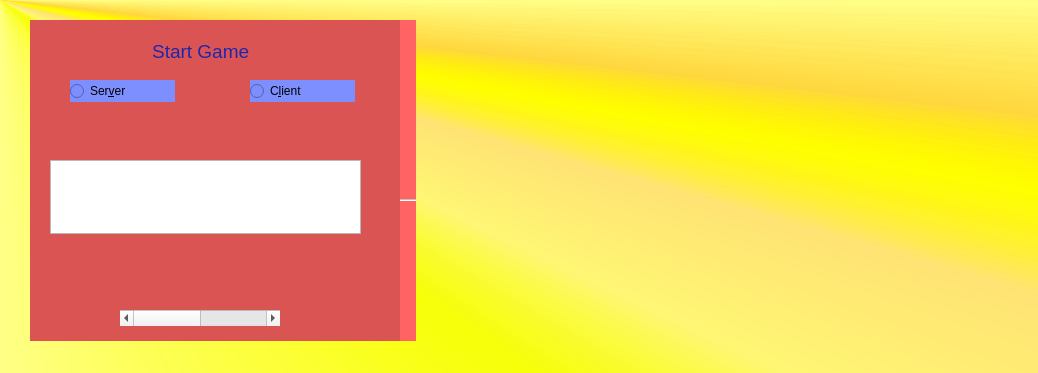
<?xml version="1.0" encoding="UTF-8"?>
<ui version="4.0">
 <class>Widget</class>
 <widget class="QWidget" name="Widget">
  <property name="geometry">
   <rect>
    <x>0</x>
    <y>0</y>
    <width>1038</width>
    <height>373</height>
   </rect>
  </property>
  <property name="sizeIncrement">
   <size>
    <width>0</width>
    <height>0</height>
   </size>
  </property>
  <property name="contextMenuPolicy">
   <enum>Qt::ActionsContextMenu</enum>
  </property>
  <property name="windowTitle">
   <string>Widget</string>
  </property>
  <property name="statusTip">
   <string/>
  </property>
  <property name="autoFillBackground">
   <bool>false</bool>
  </property>
  <property name="styleSheet">
   <string notr="true">#Widget {
background-color:qconicalgradient(cx:0, cy:0, angle:135, stop:0 rgba(255, 255, 0, 69), stop:0.375 rgba(255, 255, 0, 69), stop:0.423533 rgba(251, 255, 0, 145), stop:0.45 rgba(247, 255, 0, 208), stop:0.477581 rgba(255, 244, 71, 130), stop:0.518717 rgba(255, 218, 71, 130), stop:0.55 rgba(255, 255, 0, 255), stop:0.57754 rgba(255, 203, 0, 130), stop:0.625 rgba(255, 255, 0, 69), stop:1 rgba(255, 255, 0, 69));
border-image:rgb(44, 37, 255);
border : rgb(44, 37, 255);
background-repeat: rgb(44, 37, 255);
}</string>
  </property>
  <widget class="QFrame" name="Menu">
   <property name="enabled">
    <bool>true</bool>
   </property>
   <property name="geometry">
    <rect>
     <x>30</x>
     <y>20</y>
     <width>371</width>
     <height>321</height>
    </rect>
   </property>
   <property name="styleSheet">
    <string notr="true">#Menu{
background-color:rgb(218, 84, 84);
border-image:rgb(44, 37, 255);
border : rgb(0, 0, 0);
background-repeat: rgb(44, 37, 255);
}</string>
   </property>
   <property name="frameShape">
    <enum>QFrame::StyledPanel</enum>
   </property>
   <property name="frameShadow">
    <enum>QFrame::Raised</enum>
   </property>
   <widget class="QRadioButton" name="radioserver">
    <property name="geometry">
     <rect>
      <x>40</x>
      <y>60</y>
      <width>105</width>
      <height>22</height>
     </rect>
    </property>
    <property name="styleSheet">
     <string notr="true">#radioserver{
background-color:rgb(125, 142, 255);
border-image:rgb(44, 37, 255);
border : rgb(0, 0, 0);
background-repeat: rgb(44, 37, 255);
}</string>
    </property>
    <property name="text">
     <string>Ser&amp;ver</string>
    </property>
   </widget>
   <widget class="QRadioButton" name="radioclient">
    <property name="geometry">
     <rect>
      <x>220</x>
      <y>60</y>
      <width>105</width>
      <height>22</height>
     </rect>
    </property>
    <property name="styleSheet">
     <string notr="true">#radioclient{
background-color:rgb(125, 142, 255);
border-image:rgb(44, 37, 255);
border : rgb(0, 0, 0);
background-repeat: rgb(44, 37, 255);
}</string>
    </property>
    <property name="text">
     <string>C&amp;lient</string>
    </property>
   </widget>
   <widget class="QTextEdit" name="output">
    <property name="geometry">
     <rect>
      <x>20</x>
      <y>140</y>
      <width>311</width>
      <height>74</height>
     </rect>
    </property>
   </widget>
   <widget class="QScrollBar" name="connectionMode">
    <property name="geometry">
     <rect>
      <x>90</x>
      <y>290</y>
      <width>160</width>
      <height>16</height>
     </rect>
    </property>
    <property name="maximum">
     <number>1</number>
    </property>
    <property name="singleStep">
     <number>1</number>
    </property>
    <property name="pageStep">
     <number>1</number>
    </property>
    <property name="orientation">
     <enum>Qt::Horizontal</enum>
    </property>
   </widget>
   <widget class="QLabel" name="label">
    <property name="geometry">
     <rect>
      <x>80</x>
      <y>20</y>
      <width>201</width>
      <height>20</height>
     </rect>
    </property>
    <property name="text">
     <string>&lt;!DOCTYPE HTML PUBLIC &quot;-//W3C//DTD HTML 4.0//EN&quot; &quot;http://www.w3.org/TR/REC-html40/strict.dtd&quot;&gt;
&lt;html&gt;&lt;head&gt;&lt;meta name=&quot;qrichtext&quot; content=&quot;1&quot; /&gt;&lt;style type=&quot;text/css&quot;&gt;
p, li { white-space: pre-wrap; }
&lt;/style&gt;&lt;/head&gt;&lt;body style=&quot; font-family:'Sans Serif'; font-size:9pt; font-weight:400; font-style:normal;&quot;&gt;
&lt;p style=&quot; margin-top:0px; margin-bottom:0px; margin-left:0px; margin-right:0px; -qt-block-indent:0; text-indent:0px;&quot;&gt;&lt;span style=&quot; font-size:14pt; color:#1f26ad;&quot;&gt;        Start Game&lt;/span&gt;&lt;/p&gt;&lt;/body&gt;&lt;/html&gt;</string>
    </property>
   </widget>
  </widget>
  <widget class="QFrame" name="Client">
   <property name="geometry">
    <rect>
     <x>400</x>
     <y>20</y>
     <width>16</width>
     <height>321</height>
    </rect>
   </property>
   <property name="contextMenuPolicy">
    <enum>Qt::NoContextMenu</enum>
   </property>
   <property name="styleSheet">
    <string notr="true">#Client{
background-color:rgb(255, 99, 99);
border-image:rgb(44, 37, 255);
border : rgb(0, 0, 0);
background-repeat: rgb(44, 37, 255);
}</string>
   </property>
   <property name="frameShape">
    <enum>QFrame::StyledPanel</enum>
   </property>
   <property name="frameShadow">
    <enum>QFrame::Raised</enum>
   </property>
   <widget class="QLabel" name="ClientId">
    <property name="geometry">
     <rect>
      <x>20</x>
      <y>60</y>
      <width>71</width>
      <height>20</height>
     </rect>
    </property>
    <property name="text">
     <string>IP Adresse:</string>
    </property>
   </widget>
   <widget class="QLineEdit" name="ClientIPText">
    <property name="geometry">
     <rect>
      <x>100</x>
      <y>50</y>
      <width>151</width>
      <height>41</height>
     </rect>
    </property>
    <property name="text">
     <string/>
    </property>
   </widget>
   <widget class="QLabel" name="ClientPort">
    <property name="geometry">
     <rect>
      <x>40</x>
      <y>130</y>
      <width>31</width>
      <height>18</height>
     </rect>
    </property>
    <property name="text">
     <string>Port:</string>
    </property>
   </widget>
   <widget class="QLineEdit" name="ClientPortText">
    <property name="geometry">
     <rect>
      <x>100</x>
      <y>120</y>
      <width>151</width>
      <height>41</height>
     </rect>
    </property>
    <property name="text">
     <string/>
    </property>
   </widget>
   <widget class="QPushButton" name="pushButton_5">
    <property name="geometry">
     <rect>
      <x>100</x>
      <y>240</y>
      <width>88</width>
      <height>34</height>
     </rect>
    </property>
    <property name="mouseTracking">
     <bool>true</bool>
    </property>
    <property name="text">
     <string>Abord</string>
    </property>
   </widget>
   <widget class="QPushButton" name="CLientConnect">
    <property name="geometry">
     <rect>
      <x>380</x>
      <y>240</y>
      <width>88</width>
      <height>34</height>
     </rect>
    </property>
    <property name="mouseTracking">
     <bool>true</bool>
    </property>
    <property name="text">
     <string>Start Game</string>
    </property>
   </widget>
   <widget class="QLineEdit" name="ClientName">
    <property name="geometry">
     <rect>
      <x>370</x>
      <y>50</y>
      <width>151</width>
      <height>41</height>
     </rect>
    </property>
    <property name="text">
     <string/>
    </property>
   </widget>
   <widget class="QLabel" name="NicktName">
    <property name="geometry">
     <rect>
      <x>260</x>
      <y>60</y>
      <width>101</width>
      <height>20</height>
     </rect>
    </property>
    <property name="text">
     <string>Your Nickname:</string>
    </property>
   </widget>
   <widget class="QLabel" name="Color">
    <property name="geometry">
     <rect>
      <x>280</x>
      <y>130</y>
      <width>71</width>
      <height>20</height>
     </rect>
    </property>
    <property name="text">
     <string>Your color:</string>
    </property>
   </widget>
   <widget class="QComboBox" name="ClientColor">
    <property name="geometry">
     <rect>
      <x>370</x>
      <y>120</y>
      <width>151</width>
      <height>41</height>
     </rect>
    </property>
    <item>
     <property name="text">
      <string>blue</string>
     </property>
    </item>
    <item>
     <property name="text">
      <string>yellow</string>
     </property>
    </item>
    <item>
     <property name="text">
      <string>green</string>
     </property>
    </item>
    <item>
     <property name="text">
      <string>magenta</string>
     </property>
    </item>
    <item>
     <property name="text">
      <string>cyan</string>
     </property>
    </item>
   </widget>
   <widget class="Line" name="line_2">
    <property name="geometry">
     <rect>
      <x>0</x>
      <y>180</y>
      <width>561</width>
      <height>16</height>
     </rect>
    </property>
    <property name="orientation">
     <enum>Qt::Horizontal</enum>
    </property>
   </widget>
  </widget>
  <widget class="QFrame" name="Server">
   <property name="geometry">
    <rect>
     <x>400</x>
     <y>20</y>
     <width>16</width>
     <height>321</height>
    </rect>
   </property>
   <property name="styleSheet">
    <string notr="true">#Server{
background-color:rgb(255, 99, 99);
border-image:rgb(44, 37, 255);
border : rgb(0, 0, 0);
background-repeat: rgb(44, 37, 255);
}</string>
   </property>
   <property name="frameShape">
    <enum>QFrame::StyledPanel</enum>
   </property>
   <property name="frameShadow">
    <enum>QFrame::Raised</enum>
   </property>
   <widget class="QLabel" name="ServerId">
    <property name="geometry">
     <rect>
      <x>20</x>
      <y>10</y>
      <width>71</width>
      <height>31</height>
     </rect>
    </property>
    <property name="text">
     <string>IP Adresse:</string>
    </property>
   </widget>
   <widget class="QTextEdit" name="ServerIPText">
    <property name="geometry">
     <rect>
      <x>90</x>
      <y>10</y>
      <width>151</width>
      <height>31</height>
     </rect>
    </property>
    <property name="acceptDrops">
     <bool>false</bool>
    </property>
    <property name="html">
     <string>&lt;!DOCTYPE HTML PUBLIC &quot;-//W3C//DTD HTML 4.0//EN&quot; &quot;http://www.w3.org/TR/REC-html40/strict.dtd&quot;&gt;
&lt;html&gt;&lt;head&gt;&lt;meta name=&quot;qrichtext&quot; content=&quot;1&quot; /&gt;&lt;style type=&quot;text/css&quot;&gt;
p, li { white-space: pre-wrap; }
&lt;/style&gt;&lt;/head&gt;&lt;body style=&quot; font-family:'Noto Sans'; font-size:10pt; font-weight:400; font-style:normal;&quot;&gt;
&lt;p style=&quot;-qt-paragraph-type:empty; margin-top:0px; margin-bottom:0px; margin-left:0px; margin-right:0px; -qt-block-indent:0; text-indent:0px;&quot;&gt;&lt;br /&gt;&lt;/p&gt;&lt;/body&gt;&lt;/html&gt;</string>
    </property>
   </widget>
   <widget class="QLabel" name="PortServer">
    <property name="geometry">
     <rect>
      <x>30</x>
      <y>50</y>
      <width>31</width>
      <height>31</height>
     </rect>
    </property>
    <property name="text">
     <string>Port:</string>
    </property>
   </widget>
   <widget class="QLineEdit" name="ServerPortText">
    <property name="geometry">
     <rect>
      <x>90</x>
      <y>50</y>
      <width>151</width>
      <height>31</height>
     </rect>
    </property>
    <property name="text">
     <string/>
    </property>
   </widget>
   <widget class="Line" name="line_3">
    <property name="enabled">
     <bool>false</bool>
    </property>
    <property name="geometry">
     <rect>
      <x>0</x>
      <y>170</y>
      <width>571</width>
      <height>20</height>
     </rect>
    </property>
    <property name="orientation">
     <enum>Qt::Horizontal</enum>
    </property>
   </widget>
   <widget class="QLabel" name="GameParameters">
    <property name="geometry">
     <rect>
      <x>30</x>
      <y>200</y>
      <width>121</width>
      <height>20</height>
     </rect>
    </property>
    <property name="text">
     <string>Game Parameters:</string>
    </property>
   </widget>
   <widget class="QPushButton" name="ServerAbord">
    <property name="geometry">
     <rect>
      <x>70</x>
      <y>270</y>
      <width>88</width>
      <height>34</height>
     </rect>
    </property>
    <property name="mouseTracking">
     <bool>true</bool>
    </property>
    <property name="text">
     <string>Abord</string>
    </property>
   </widget>
   <widget class="QPushButton" name="ServerConnect">
    <property name="geometry">
     <rect>
      <x>410</x>
      <y>270</y>
      <width>88</width>
      <height>34</height>
     </rect>
    </property>
    <property name="mouseTracking">
     <bool>true</bool>
    </property>
    <property name="text">
     <string>Start Game</string>
    </property>
   </widget>
   <widget class="QLabel" name="ClientId_4">
    <property name="geometry">
     <rect>
      <x>270</x>
      <y>20</y>
      <width>101</width>
      <height>20</height>
     </rect>
    </property>
    <property name="text">
     <string>Your Nickname:</string>
    </property>
   </widget>
   <widget class="QLineEdit" name="ServerName">
    <property name="geometry">
     <rect>
      <x>380</x>
      <y>10</y>
      <width>151</width>
      <height>41</height>
     </rect>
    </property>
    <property name="text">
     <string/>
    </property>
   </widget>
   <widget class="QLabel" name="ClientId_5">
    <property name="geometry">
     <rect>
      <x>280</x>
      <y>60</y>
      <width>71</width>
      <height>20</height>
     </rect>
    </property>
    <property name="text">
     <string>Your color:</string>
    </property>
   </widget>
   <widget class="QComboBox" name="ServerColor">
    <property name="geometry">
     <rect>
      <x>380</x>
      <y>50</y>
      <width>151</width>
      <height>41</height>
     </rect>
    </property>
    <item>
     <property name="text">
      <string>blue</string>
     </property>
    </item>
    <item>
     <property name="text">
      <string>yellow</string>
     </property>
    </item>
    <item>
     <property name="text">
      <string>green</string>
     </property>
    </item>
    <item>
     <property name="text">
      <string>magenta</string>
     </property>
    </item>
    <item>
     <property name="text">
      <string>cyan</string>
     </property>
    </item>
   </widget>
   <widget class="QRadioButton" name="ServerFirst">
    <property name="geometry">
     <rect>
      <x>50</x>
      <y>130</y>
      <width>105</width>
      <height>22</height>
     </rect>
    </property>
    <property name="text">
     <string>Ser&amp;ver First</string>
    </property>
   </widget>
   <widget class="QRadioButton" name="RandomFirst">
    <property name="geometry">
     <rect>
      <x>240</x>
      <y>130</y>
      <width>81</width>
      <height>22</height>
     </rect>
    </property>
    <property name="text">
     <string>Rando&amp;m</string>
    </property>
   </widget>
   <widget class="QRadioButton" name="ClientFirst">
    <property name="geometry">
     <rect>
      <x>380</x>
      <y>130</y>
      <width>105</width>
      <height>22</height>
     </rect>
    </property>
    <property name="text">
     <string>C&amp;lient First</string>
    </property>
   </widget>
   <widget class="QSpinBox" name="width">
    <property name="geometry">
     <rect>
      <x>210</x>
      <y>190</y>
      <width>52</width>
      <height>41</height>
     </rect>
    </property>
    <property name="minimum">
     <number>4</number>
    </property>
   </widget>
   <widget class="QSpinBox" name="height">
    <property name="geometry">
     <rect>
      <x>330</x>
      <y>190</y>
      <width>52</width>
      <height>41</height>
     </rect>
    </property>
    <property name="minimum">
     <number>4</number>
    </property>
   </widget>
   <widget class="QLabel" name="Spielgrosse_2">
    <property name="geometry">
     <rect>
      <x>170</x>
      <y>200</y>
      <width>41</width>
      <height>18</height>
     </rect>
    </property>
    <property name="text">
     <string>width:</string>
    </property>
   </widget>
   <widget class="QLabel" name="Spielgrosse_3">
    <property name="geometry">
     <rect>
      <x>280</x>
      <y>200</y>
      <width>51</width>
      <height>18</height>
     </rect>
    </property>
    <property name="text">
     <string>height:</string>
    </property>
   </widget>
   <widget class="QLabel" name="Spielgrosse_4">
    <property name="geometry">
     <rect>
      <x>400</x>
      <y>200</y>
      <width>51</width>
      <height>18</height>
     </rect>
    </property>
    <property name="text">
     <string>Round:</string>
    </property>
   </widget>
   <widget class="QSpinBox" name="Round">
    <property name="geometry">
     <rect>
      <x>450</x>
      <y>190</y>
      <width>52</width>
      <height>41</height>
     </rect>
    </property>
    <property name="minimum">
     <number>0</number>
    </property>
    <property name="maximum">
     <number>99</number>
    </property>
   </widget>
  </widget>
 </widget>
 <layoutdefault spacing="6" margin="11"/>
 <resources/>
 <connections/>
</ui>
